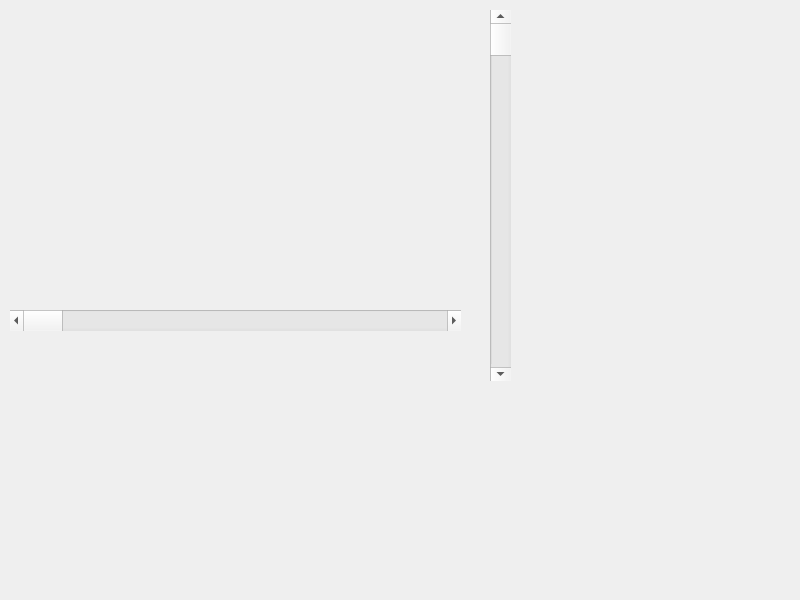
<?xml version="1.0" encoding="UTF-8"?>
<ui version="4.0">
 <class>frmYScrollBar</class>
 <widget class="QWidget" name="frmYScrollBar">
  <property name="geometry">
   <rect>
    <x>0</x>
    <y>0</y>
    <width>800</width>
    <height>600</height>
   </rect>
  </property>
  <property name="windowTitle">
   <string>Form</string>
  </property>
  <widget class="YScrollBarH" name="hscrollbarButton" native="true">
   <property name="geometry">
    <rect>
     <x>10</x>
     <y>350</y>
     <width>451</width>
     <height>31</height>
    </rect>
   </property>
  </widget>
  <widget class="QScrollBar" name="verticalScrollBar">
   <property name="geometry">
    <rect>
     <x>490</x>
     <y>10</y>
     <width>21</width>
     <height>371</height>
    </rect>
   </property>
   <property name="orientation">
    <enum>Qt::Vertical</enum>
   </property>
  </widget>
  <widget class="YScrollBarV" name="vscrollbarButton" native="true">
   <property name="geometry">
    <rect>
     <x>530</x>
     <y>10</y>
     <width>31</width>
     <height>371</height>
    </rect>
   </property>
  </widget>
  <widget class="QScrollBar" name="horizontalScrollBar">
   <property name="geometry">
    <rect>
     <x>10</x>
     <y>310</y>
     <width>451</width>
     <height>21</height>
    </rect>
   </property>
   <property name="orientation">
    <enum>Qt::Horizontal</enum>
   </property>
  </widget>
 </widget>
 <customwidgets>
  <customwidget>
   <class>YScrollBarV</class>
   <extends>QWidget</extends>
   <header location="global">yscrollbarv.h</header>
   <container>1</container>
  </customwidget>
  <customwidget>
   <class>YScrollBarH</class>
   <extends>QWidget</extends>
   <header location="global">yscrollbarh.h</header>
   <container>1</container>
  </customwidget>
 </customwidgets>
 <resources/>
 <connections/>
</ui>
